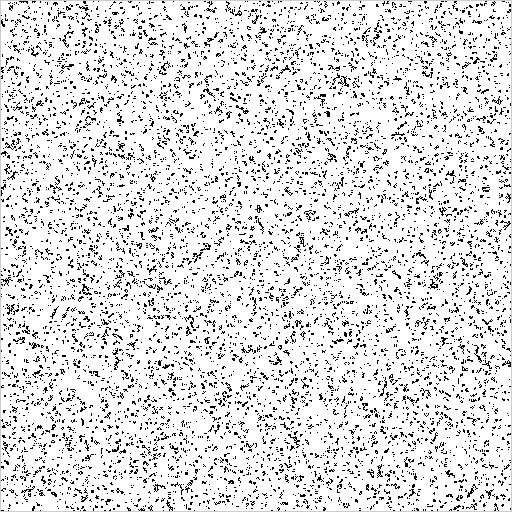
Frame 1 (no input)
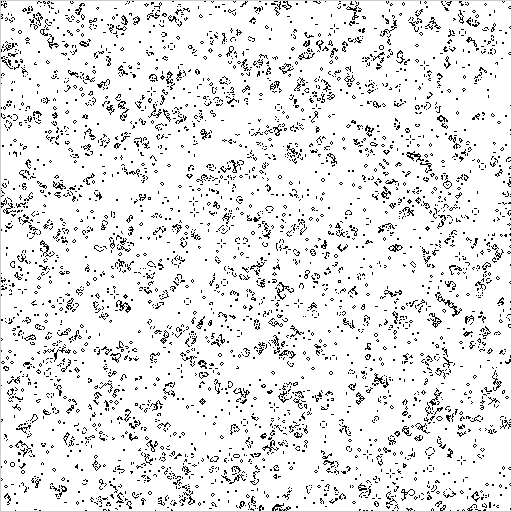
Frame 60 (the mouse pressed at the canvas centre just before this capture)
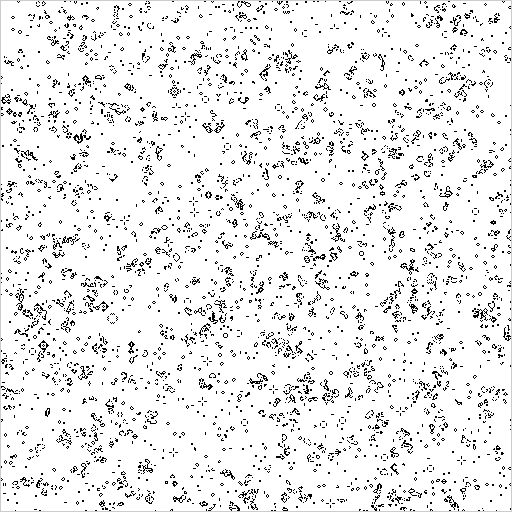
Frame 120 (the mouse held since frame 60 and released just before this capture)

The Processing sketch that drew these frames (run headless with seeded random() and noise(); from frame 60 on, the mouse is pressed at the canvas centre):

// Processing sketch: code16_13
// ── code16_13.pde
int SIZE = 512;
byte[][] Cmap1, Cmap2;
byte dead = 1;
byte live = 0;

void setup() {
  size(512, 512);
  Cmap1 = new byte[SIZE][SIZE];
  Cmap2 = new byte[SIZE][SIZE];
  for (int x = 0; x < SIZE; x++) {
    for (int y = 0; y < SIZE; y++) {
      Cmap1[x][y] = (85<random(100)) ? live:dead;
      Cmap2[x][y] = dead;
    }
  }
}

void draw() {
  loadPixels();
  for (int x = 1; x< SIZE-1; x++) {
    for (int y = 1; y < SIZE-1; y++) {
      int sum = Cmap1[x-1][y-1]
        +Cmap1[x][y-1]
        +Cmap1[x+1][y-1]
        +Cmap1[x-1][y]
        +Cmap1[x+1][y]
        +Cmap1[x-1][y+1]
        +Cmap1[x][y+1]
        +Cmap1[x+1][y+1];
      if (Cmap1[x][y]==dead)
        if (sum ==5)
          Cmap2[x][y]=live;
      if (Cmap1[x][y] ==live)
        if (sum==5 || sum==6)
          Cmap2[x][y]=live;
        else
          Cmap2[x][y]=dead;
      pixels[y* SIZE+x] = color(Cmap2[x][y]*255);
    }
  }
  updatePixels();
  for (int x = 1; x<SIZE-1; x++) {
    for (int y = 1; y < SIZE-1; y++) {
      Cmap1[x][y]= Cmap2[x][y];
    }
  }
}
